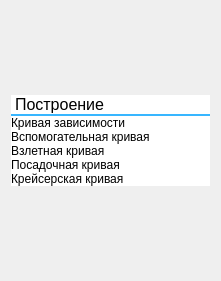
           <widget class="QGroupBox" name="groupBox_14">
            <property name="geometry">
             <rect>
              <x>0</x>
              <y>30</y>
              <width>221</width>
              <height>281</height>
             </rect>
            </property>
            <property name="styleSheet">
             <string notr="true">QGroupBox { 
	border:white;
 } 

QPushButton {
	text-align:left;
	background-color: rgb(255, 255, 255);
	color:black;
	border-radius:0px;
	font-weight: normal;
    
}

QPushButton::hover{
	background-color: #38b6ff;
}

</string>
            </property>
            <property name="title">
             <string/>
            </property>
            <layout class="QVBoxLayout" name="verticalLayout_17">
             <property name="spacing">
              <number>0</number>
             </property>
             <item>
              <layout class="QVBoxLayout" name="verticalLayout_15">
               <property name="spacing">
                <number>0</number>
               </property>
               <item>
                <widget class="QPushButton" name="pushButton_2">
                 <property name="enabled">
                  <bool>true</bool>
                 </property>
                 <property name="styleSheet">
                  <string notr="true">QPushButton {
	text-align:left;
	background-color: rgb(255, 255, 255);
	color:black;
	border-bottom: 2px solid  #38b6ff;
	padding-left:4px;
	font-size:16px;
	box-shadow: 10px 5px 5px red;
}</string>
                 </property>
                 <property name="text">
                  <string>Построение</string>
                 </property>
                 <property name="icon">
                  <iconset>
                   <normaloff>иконка.png</normaloff>иконка.png</iconset>
                 </property>
                 <property name="iconSize">
                  <size>
                   <width>20</width>
                   <height>20</height>
                  </size>
                 </property>
                </widget>
               </item>
               <item>
                <widget class="QPushButton" name="buMkr">
                 <property name="enabled">
                  <bool>true</bool>
                 </property>
                 <property name="maximumSize">
                  <size>
                   <width>16777215</width>
                   <height>16777215</height>
                  </size>
                 </property>
                 <property name="cursor">
                  <cursorShape>PointingHandCursor</cursorShape>
                 </property>
                 <property name="styleSheet">
                  <string notr="true"/>
                 </property>
                 <property name="text">
                  <string>Кривая зависимости </string>
                 </property>
                 <property name="icon">
                  <iconset>
                   <normaloff>caret-right.svg</normaloff>caret-right.svg</iconset>
                 </property>
                 <property name="checkable">
                  <bool>false</bool>
                 </property>
                 <property name="checked">
                  <bool>false</bool>
                 </property>
                 <property name="autoDefault">
                  <bool>false</bool>
                 </property>
                 <property name="default">
                  <bool>false</bool>
                 </property>
                </widget>
               </item>
               <item>
                <widget class="QPushButton" name="buHelp">
                 <property name="enabled">
                  <bool>true</bool>
                 </property>
                 <property name="cursor">
                  <cursorShape>PointingHandCursor</cursorShape>
                 </property>
                 <property name="styleSheet">
                  <string notr="true"/>
                 </property>
                 <property name="text">
                  <string>Вспомогательная кривая</string>
                 </property>
                 <property name="icon">
                  <iconset>
                   <normaloff>caret-right.svg</normaloff>
                   <selectedon>caret-right-fill.svg</selectedon>caret-right.svg</iconset>
                 </property>
                </widget>
               </item>
               <item>
                <widget class="QPushButton" name="buUp">
                 <property name="enabled">
                  <bool>true</bool>
                 </property>
                 <property name="cursor">
                  <cursorShape>PointingHandCursor</cursorShape>
                 </property>
                 <property name="styleSheet">
                  <string notr="true"/>
                 </property>
                 <property name="text">
                  <string>Взлетная кривая</string>
                 </property>
                 <property name="icon">
                  <iconset>
                   <normaloff>caret-right.svg</normaloff>caret-right.svg</iconset>
                 </property>
                </widget>
               </item>
               <item>
                <widget class="QPushButton" name="buDown">
                 <property name="enabled">
                  <bool>true</bool>
                 </property>
                 <property name="cursor">
                  <cursorShape>PointingHandCursor</cursorShape>
                 </property>
                 <property name="styleSheet">
                  <string notr="true"/>
                 </property>
                 <property name="text">
                  <string>Посадочная кривая</string>
                 </property>
                 <property name="icon">
                  <iconset>
                   <normaloff>caret-right.svg</normaloff>caret-right.svg</iconset>
                 </property>
                </widget>
               </item>
               <item>
                <widget class="QPushButton" name="buCre">
                 <property name="enabled">
                  <bool>true</bool>
                 </property>
                 <property name="cursor">
                  <cursorShape>PointingHandCursor</cursorShape>
                 </property>
                 <property name="styleSheet">
                  <string notr="true"/>
                 </property>
                 <property name="text">
                  <string>Крейсерская кривая</string>
                 </property>
                 <property name="icon">
                  <iconset>
                   <normaloff>caret-right.svg</normaloff>caret-right.svg</iconset>
                 </property>
                </widget>
               </item>
              </layout>
             </item>
            </layout>
           </widget>
